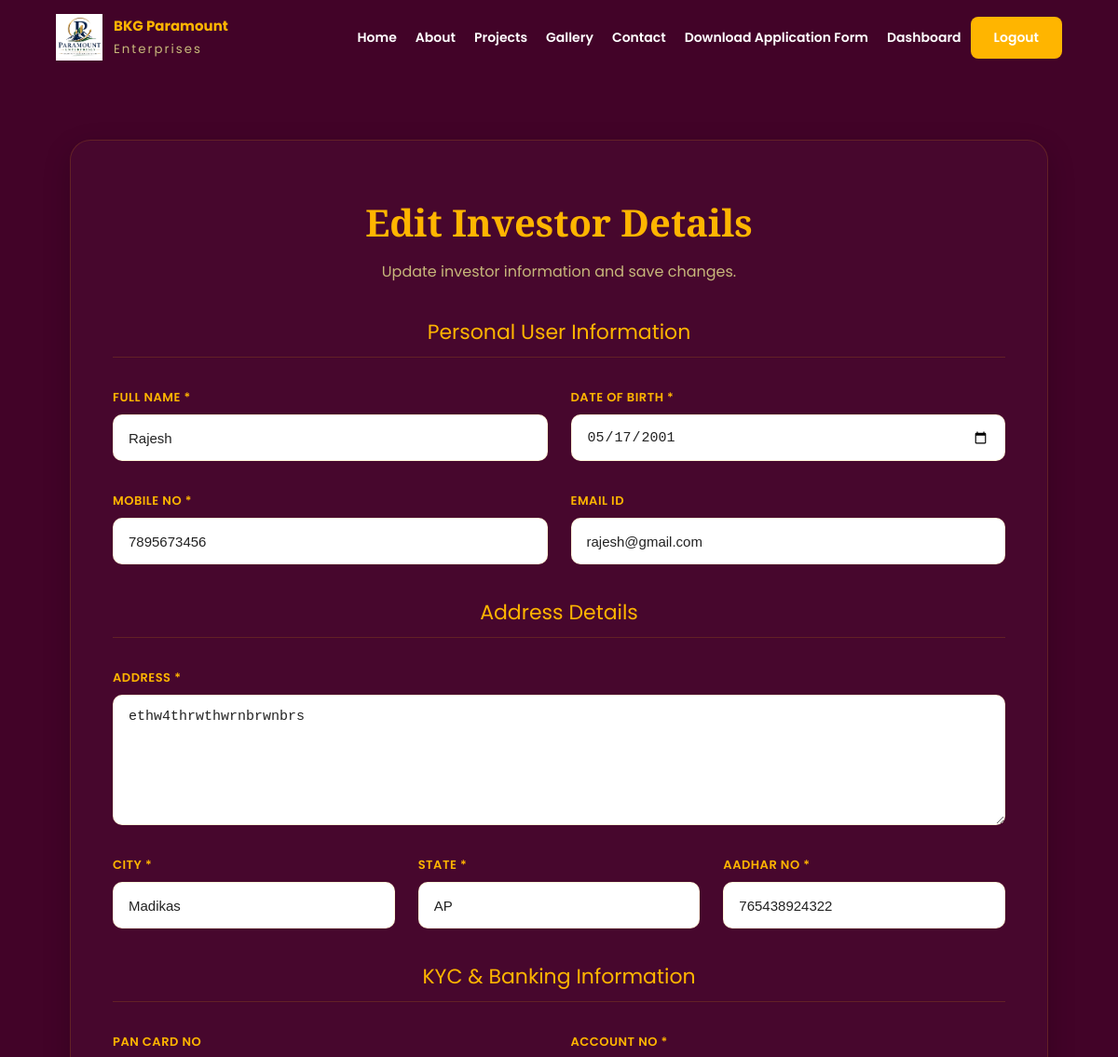
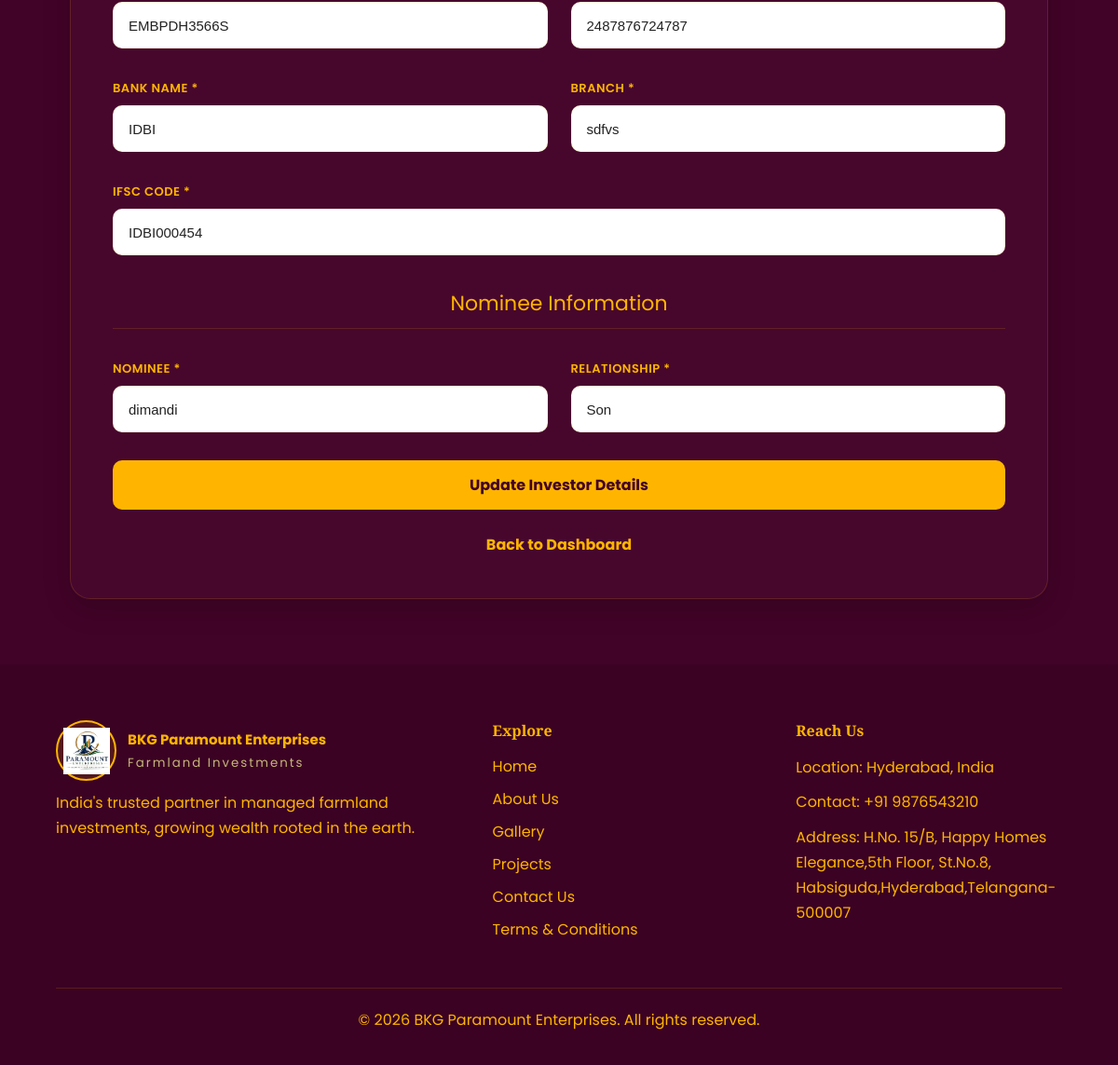
/admin-panel/investor-edit/13/ (signed in), run on the app's committed database (2 pictures, top to bottom).
### accounts/models.py (models this page shows, shortened)
class Investor(models.Model):
    STATUS = (
        ("ACTIVE", "ACTIVE"),
        ("INACTIVE", "INACTIVE"),
        ("PENDING", "PENDING"),
    )
    user = models.OneToOneField(
        User,
        on_delete=models.CASCADE
    )
    sponsor = models.ForeignKey(
        'self',
        null=True,
        blank=True,
        on_delete=models.SET_NULL,
        related_name="team"
    )
    placement = models.CharField(
        max_length=10,
        choices=[
            ("LEFT", "LEFT"),
            ("RIGHT", "RIGHT")
        ],
        null=True,
        blank=True
    )
    investor_id = models.CharField(
        max_length=20,
        unique=True
    )
    full_name = models.CharField(
        max_length=100
    )
    dob = models.DateField()
    mobile = models.CharField(
        max_length=10,
        unique=True
    )
    email = models.EmailField(
        blank=True,
        null=True
    )
    aadhar = models.CharField(
        max_length=12,
        unique=True
    )
    pan = models.CharField(
        max_length=10,
        blank=True,
        null=True
    )
    account_no = models.CharField(
        max_length=30
    )
    bank_name = models.CharField(
        max_length=100
    )
    branch = models.CharField(
        max_length=100
    )
    ifsc_code = models.CharField(
        max_length=20
    )
    address = models.TextField()
    city = models.CharField(
        max_length=50
    )
    state = models.CharField(
        max_length=50
    )
    nominee = models.CharField(
        max_length=100
    )
    nominee_relation = models.CharField(
        max_length=50
    )
    status = models.CharField(
        max_length=20,
        choices=STATUS,
        default="ACTIVE"
    )
    created = models.DateTimeField(
        auto_now_add=True
    )

### administrator/views.py (the view)
@login_required
@user_passes_test(admin_check)
def edit_investor(request,id):
    investor=get_object_or_404(
        Investor,
        id=id
    )
    if request.method=="POST":
        form=InvestorEditForm(
            request.POST
        )
        if form.is_valid():
            data=form.cleaned_data
            investor.full_name=data["full_name"]
            investor.dob=data["dob"]
            investor.mobile=data["mobile"]
            investor.email=data["email"]
            investor.address=data["address"]
            investor.city=data["city"]
            investor.state=data["state"]
            investor.aadhar=data["aadhar"]
            investor.pan=data["pan"]
            investor.account_no=data["account_no"]
            investor.bank_name=data["bank_name"]
            investor.branch=data["branch"]
            investor.ifsc_code=data["ifsc_code"]
            investor.nominee=data["nominee"]
            investor.nominee_relation=data["nominee_relation"]
            investor.save()
            return redirect(
                "administrator:admin_dashboard"
            )
    else:
        form=InvestorEditForm(
            initial={
                "full_name":investor.full_name,
                "dob":investor.dob,
                "mobile":investor.mobile,
                "email":investor.email,
                "address":investor.address,
                "city":investor.city,
                "state":investor.state,
                "aadhar":investor.aadhar,
                "pan":investor.pan,
                "account_no":investor.account_no,
                "bank_name":investor.bank_name,
                "branch":investor.branch,
                "ifsc_code":investor.ifsc_code,
                "nominee":investor.nominee,
                "nominee_relation":investor.nominee_relation,
            }
        )
    return render(
        request,
        "edit_investor.html",
        {
            "form":form,
            "investor":investor
        }
    )

### accounts/forms.py
class InvestorEditForm(forms.Form):
    full_name = forms.CharField(
        max_length=100
    )
    dob = forms.DateField(
        input_formats=["%Y-%m-%d"],
        widget=forms.DateInput(
            attrs={
                "type":"date"
            }
        )
    )
    mobile = forms.CharField(
        max_length=10
    )
    email = forms.EmailField(
        required=False
    )
    address = forms.CharField(
        widget=forms.Textarea
    )
    city = forms.CharField(
        max_length=50
    )
    state = forms.CharField(
        max_length=50
    )
    aadhar = forms.CharField(
        max_length=12
    )
    pan = forms.CharField(
        max_length=10,
        required=False
    )
    account_no = forms.CharField(
        max_length=30
    )
    bank_name = forms.CharField(
        max_length=100
    )
    branch = forms.CharField(
        max_length=100
    )
    ifsc_code = forms.CharField(
        max_length=20
    )
    nominee = forms.CharField(
        max_length=100
    )
    nominee_relation = forms.CharField(
        max_length=50
    )

### administrator/views.py (called while the page is built)
def admin_check(user):
    return (
        user.is_staff
        or
        user.is_superuser
    )

### templates/edit_investor.html (shortened to what this page needs)
{% extends 'base.html' %}
{% block content %}
<section class="page-shell">
<div class="form-card">
<div class="form-heading">
<h1>
Edit Investor Details
</h1>
<p>
Update investor information and save changes.
</p>
</div>
<form method="POST" enctype="multipart/form-data" novalidate>
<div class="section-title">
Personal User Information
</div>
<div class="form-grid">
<div class="field">
<label for="id_full_name">
Full Name *
</label>
<input
id="id_full_name"
name="full_name"
type="text"
placeholder="Enter full name"
value="{{ form.full_name.value|default_if_none:'' }}"
required>
</div>
<div class="field">
<label for="id_dob">
Date Of Birth *
</label>
<input
id="id_dob"
name="dob"
type="date"
value="{{ form.dob.value|date:'Y-m-d' }}"
required>
</div>
<div class="field">
<label for="id_mobile">
Mobile No *
</label>
<input
id="id_mobile"
name="mobile"
type="text"
inputmode="numeric"
maxlength="10"
placeholder="Enter mobile no"
value="{{ form.mobile.value|default_if_none:'' }}"
required>
</div>
<div class="field">
<label for="id_email">
Email ID
</label>
<input
id="id_email"
name="email"
type="email"
placeholder="name@example.com"
value="{{ form.email.value|default_if_none:'' }}">
</div>
</div>
<div class="section-title">
Address Details
</div>
<div class="form-grid three-grid">
<div class="field full">
<label for="id_address">
Address *
</label>
<textarea
id="id_address"
name="address"
placeholder="Enter house, street, area address"
required>{{ form.address.value|default_if_none:'' }}</textarea>
</div>
<div class="field">
<label for="id_city">
City *
</label>
<input
id="id_city"
name="city"
type="text"
placeholder="Enter city"
value="{{ form.city.value|default_if_none:'' }}"
required>
</div>
<div class="field">
<label for="id_state">
State *
</label>
<input
id="id_state"
name="state"
type="text"
placeholder="Enter state"
value="{{ form.state.value|default_if_none:'' }}"
required>
</div>
<div class="field">
<label for="id_aadhar">
Aadhar No *
</label>
<input
id="id_aadhar"
name="aadhar"
type="text"
maxlength="12"
placeholder="12-digit Aadhar number"
value="{{ form.aadhar.value|default_if_none:'' }}"
required>
</div>
</div>
<div class="section-title">
KYC &amp; Banking Information
</div>
<div class="form-grid">
<div class="field">
<label for="id_pan">
PAN Card No
</label>
<input
id="id_pan"
name="pan"
type="text"
maxlength="10"
placeholder="10-digit PAN number"
value="{{ form.pan.value|default_if_none:'' }}">
</div>
<div class="field">
<label for="id_account_no">
Account No *
</label>
<input
id="id_account_no"
name="account_no"
type="text"
placeholder="Bank account number"
value="{{ form.account_no.value|default_if_none:'' }}"
required>
</div>
<div class="field">
<label for="id_bank_name">
Bank Name *
</label>
<input
id="id_bank_name"
name="bank_name"
type="text"
placeholder="Bank name"
value="{{ form.bank_name.value|default_if_none:'' }}"
required>
</div>
<div class="field">
<label for="id_branch">
Branch *
</label>
<input
id="id_branch"
name="branch"
type="text"
placeholder="Branch name"
value="{{ form.branch.value|default_if_none:'' }}"
required>
</div>
<div class="field full">
<label for="id_ifsc_code">
IFSC Code *
</label>
<input
id="id_ifsc_code"
name="ifsc_code"
type="text"
placeholder="IFSC code"
value="{{ form.ifsc_code.value|default_if_none:'' }}"
required>
</div>
</div>
<div class="section-title">
Nominee Information
</div>
<div class="form-grid">
<div class="field">
<label for="id_nominee">
Nominee *
</label>
<input
id="id_nominee"
name="nominee"
type="text"
placeholder="Nominee full name"
value="{{ form.nominee.value|default_if_none:'' }}"
required>
</div>
<div class="field">
<label for="id_nominee_relation">
Relationship *
</label>
<input
id="id_nominee_relation"
name="nominee_relation"
type="text"
placeholder="Spouse, Son, Father"
value="{{ form.nominee_relation.value|default_if_none:'' }}"
required>
</div>
</div>
<button
class="primary-button"
type="submit"
>
Update Investor Details
</button>
<div class="form-link">
<a href="{% url 'administrator:admin_dashboard' %}">
Back to Dashboard
</a>
</div>
</form>
</div>
</section>
{% endblock %}

### static/css/style.css (style rules this page uses)
:root { --primary: #420328; --primary-dark: #35021f; --secondary: #ffb500; --secondary-light: #ffd257; --white: #ffffff; --bg: #420328; --card: #47072d; --text: #ffb500; --muted: #c7b77a; --border: rgba(255, 181, 0, .15); --success: #22c55e; --warning: #f59e0b; --danger: #ef4444; --radius: 14px; --shadow: 0 10px 30px rgba(0, 0, 0, .18); --transition: .3s ease; }
* { margin: 0; padding: 0; box-sizing: border-box; }
html { scroll-behavior: smooth; }
body { background: var(--bg); color: var(--text); font-family: "Poppins", sans-serif; overflow-x: hidden; }
a { text-decoration: none; color: inherit; }
button { font-family: inherit; }
h1, h2, h3, h4, h5 { font-family: "Playfair Display", serif; color: var(--secondary); }
p { line-height: 1.7; }
.button-link, .primary-button { display: inline-flex; align-items: center; justify-content: center; padding: 12px 25px; background: var(--secondary); color: var(--primary); border-radius: 8px; font-weight: 700; transition: .3s; }
.section-title { text-align: center; margin-bottom: 60px; }
.page-shell, .form-page { min-height: 85vh; display: flex; align-items: center; justify-content: center; padding: 70px 20px; }
.form-card { width: min(100%, 550px); background: var(--card); border: 1px solid var(--border); border-radius: 22px; padding: 45px; box-shadow: var(--shadow); }
.page-shell .form-card { width: min(100%, 1050px); }
.form-heading { text-align: center; margin-bottom: 35px; }
.form-heading h1 { font-size: 40px; color: var(--secondary); margin-top: 15px; }
.form-heading p { margin-top: 12px; color: var(--muted); }
.section-title { margin: 35px 0 25px; padding-bottom: 10px; border-bottom: 1px solid var(--border); color: var(--secondary); font-size: 22px; }
.form-grid { display: grid; grid-template-columns: repeat(2, 1fr); gap: 25px; }
.three-grid { grid-template-columns: repeat(3, 1fr); }
.full { grid-column: 1/-1; }
.field, .form-group { display: flex; flex-direction: column; }
.field label, .form-group label { margin-bottom: 8px; margin-top: 8px; font-size: 13px; font-weight: 600; color: var(--secondary); text-transform: uppercase; letter-spacing: .5px; }
.field input, .field textarea, .field select, .form-group input, .form-group textarea, .form-group select { width: 100%; min-height: 50px; padding: 14px 16px; border-radius: 10px; border: 1px solid var(--border); background: #fff; color: #222; font-size: 15px; transition: .3s; }
.field textarea, .form-group textarea { min-height: 140px; resize: vertical; }
input::placeholder, textarea::placeholder { color: #888; }
.primary-button, .form-button { width: 100%; margin-top: 30px; border: none; border-radius: 10px; padding: 14px; background: var(--secondary); color: var(--primary); font-weight: 700; font-size: 16px; cursor: pointer; transition: .3s; }
.form-link { margin-top: 25px; text-align: center; color: var(--muted); }
.form-link a { color: var(--secondary); font-weight: 700; }
html { overflow-x: hidden; }
body { overflow-x: hidden; }
button { cursor: pointer; }
input, select, textarea { max-width: 100%; }

### data on the page
Investor: full_name "Rajesh", dob "05/17/2001", mobile "7895673456", email "rajesh@gmail.com", address "ethw4thrwthwrnbrwnbrs", city "Madikas", state "AP", aadhar "765438924322", pan "EMBPDH3566S", account_no "2487876724787", bank_name "IDBI", branch "sdfvs", ifsc_code "IDBI000454", nominee "dimandi", nominee_relation "Son"
